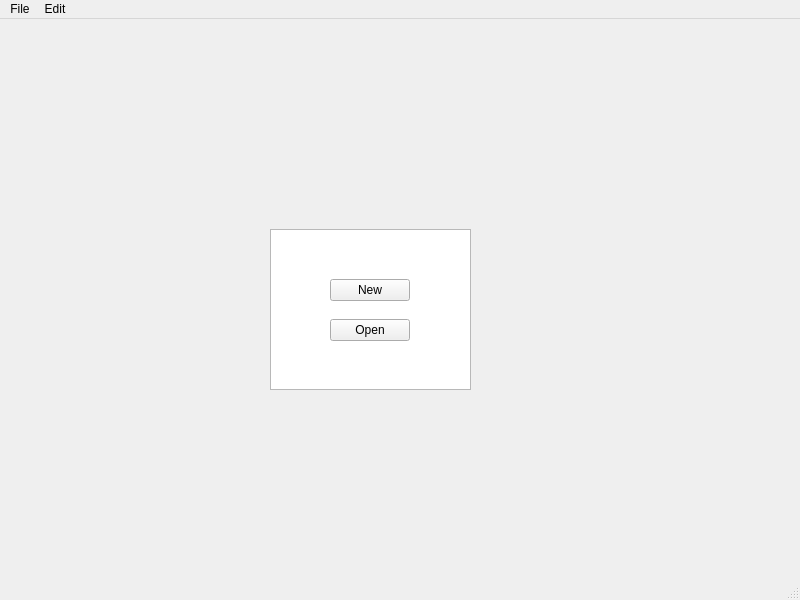
<?xml version="1.0" encoding="UTF-8"?>
<ui version="4.0">
 <class>MainWindow</class>
 <widget class="QMainWindow" name="MainWindow">
  <property name="geometry">
   <rect>
    <x>0</x>
    <y>0</y>
    <width>800</width>
    <height>600</height>
   </rect>
  </property>
  <property name="windowTitle">
   <string>MainWindow</string>
  </property>
  <widget class="QWidget" name="centralwidget">
   <widget class="QListWidget" name="listWidget">
    <property name="geometry">
     <rect>
      <x>270</x>
      <y>210</y>
      <width>201</width>
      <height>161</height>
     </rect>
    </property>
   </widget>
   <widget class="QPushButton" name="pushButton">
    <property name="geometry">
     <rect>
      <x>330</x>
      <y>260</y>
      <width>80</width>
      <height>22</height>
     </rect>
    </property>
    <property name="text">
     <string>New</string>
    </property>
   </widget>
   <widget class="QPushButton" name="pushButton_2">
    <property name="geometry">
     <rect>
      <x>330</x>
      <y>300</y>
      <width>80</width>
      <height>22</height>
     </rect>
    </property>
    <property name="text">
     <string>Open</string>
    </property>
   </widget>
  </widget>
  <widget class="QMenuBar" name="menubar">
   <property name="geometry">
    <rect>
     <x>0</x>
     <y>0</y>
     <width>800</width>
     <height>21</height>
    </rect>
   </property>
   <widget class="QMenu" name="menuFile">
    <property name="title">
     <string>File</string>
    </property>
    <addaction name="actionNew"/>
    <addaction name="actionExit"/>
   </widget>
   <widget class="QMenu" name="menuedit">
    <property name="title">
     <string>Edit</string>
    </property>
   </widget>
   <addaction name="menuFile"/>
   <addaction name="menuedit"/>
  </widget>
  <widget class="QStatusBar" name="statusbar"/>
  <action name="actionNew">
   <property name="text">
    <string>New</string>
   </property>
  </action>
  <action name="actionExit">
   <property name="text">
    <string>Exit</string>
   </property>
  </action>
 </widget>
 <resources/>
 <connections/>
</ui>
